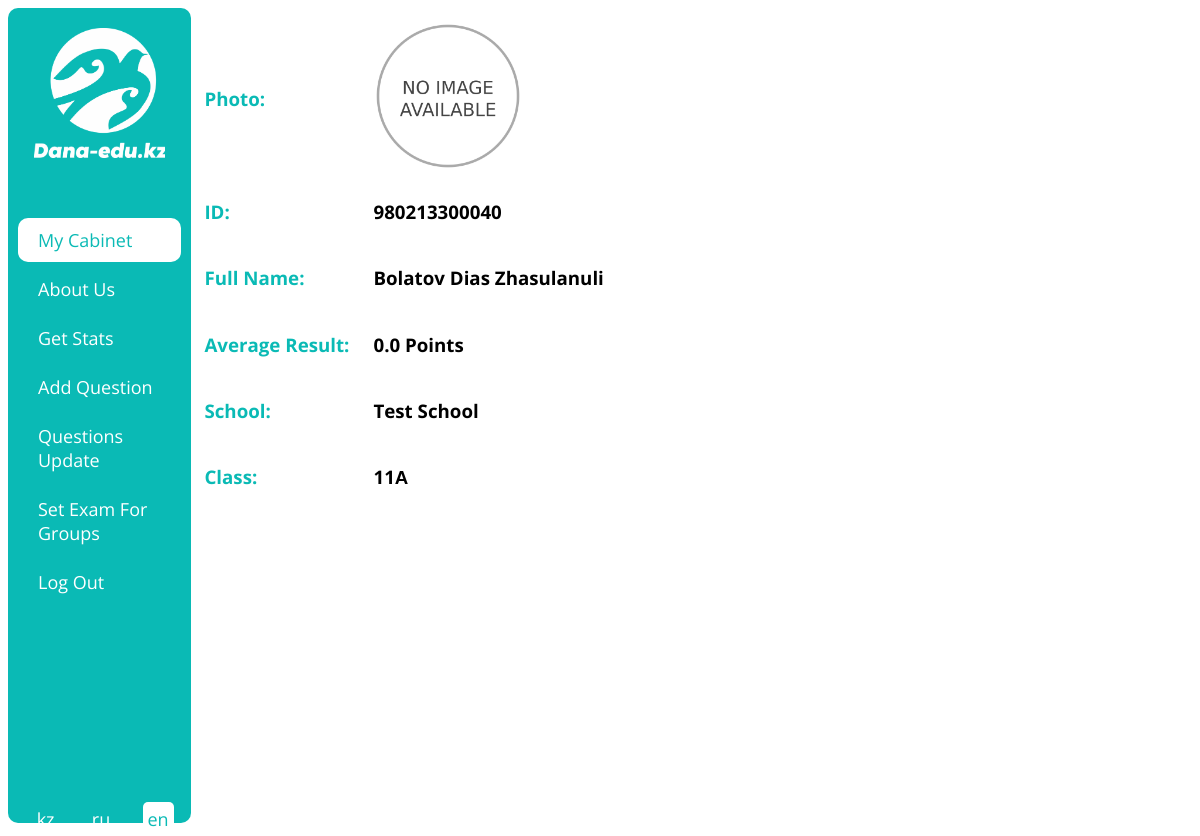
The app's page /en/cabinet (signed in) with its own data.
### examapp/models.py (models this page shows, shortened)
class CustomUser(AbstractBaseUser, PermissionsMixin):
    iin = models.CharField(max_length=12, validators=[MinLengthValidator(12)], unique=True)
    surname = models.CharField(max_length=150, null=True, blank=True)
    name = models.CharField(max_length=150, null=True, blank=True)
    patronymic = models.CharField(max_length=150, null=True, blank=True)
    photo = models.ImageField(upload_to='users/', null=True, blank=True)
    phone = PhoneNumberField(unique=True)
    group = models.ForeignKey('Group', on_delete=models.CASCADE, null=True, blank=True)
    type = models.CharField(max_length=20, choices=getUserTypeChoices())
    birth_date = models.DateField()
    is_staff = models.BooleanField(default=False)
    is_superuser = models.BooleanField(default=False)
    is_active = models.BooleanField(default=True)
    last_login = models.DateTimeField(null=True, blank=True)
    date_joined = models.DateTimeField(auto_now_add=True)
    USERNAME_FIELD = 'iin'
    REQUIRED_FIELDS = []
    objects = CustomUserManager()
    class Meta:
        verbose_name = 'User'
        verbose_name_plural = 'Users'

class Group(models.Model):
    number = models.SmallIntegerField(choices=getNumberChoices())
    literal = models.CharField(choices=getLiteralChoices(), max_length=1)
    school = models.ForeignKey('School', on_delete=models.CASCADE)
    def __str__(self):
        return str(self.number) + str(self.literal)

class School(models.Model):
    name = models.CharField(max_length=100)
    address = models.TextField()
    staff = models.ManyToManyField('CustomUser', related_name='staff')
    director = models.OneToOneField('CustomUser', on_delete=models.CASCADE, related_name='director')
    area = models.ForeignKey('Area', on_delete=models.CASCADE)
    def __str__(self):
        return self.name

### examapp/views.py (the view)
# urls.py: path('cabinet', userCabinetView, name='cabinet_url'),
@login_required(login_url='login_url')
def userCabinetView(request):
    context = {'urls': getUserUrls(request.user)}
    avg = getUserAvg(request.user)
    context['avg'] = avg
    return render(request, 'cabinet_page.html', context)

### examapp/functions.py (called while the page is built)
def getUserUrls(user) -> []:
    urls = [
        {'text': _('My Cabinet'), 'url': 'cabinet_url'},
        {'text': _('About Us'), 'url': 'about_us_url'}
    ]
    if user.type == 'PU':
        urls.append({'text': _('Init Exam'), 'url': 'exam_init_url'})
        urls.append({'text': _('Exam Results'), 'url': 'exam_results_url'})
    if user.type == 'MO':
        urls.append({'text': _('Get Stats'), 'url': 'get_stats_url'})
        urls.append({'text': _('Add Question'), 'url': 'add_questions_init_url'})
        urls.append({'text': _('Questions Update'), 'url': 'questions_update_url'})
        urls.append({'text': _('Set Exam For Groups'), 'url': 'set_exam_for_groups_url'})
    urls.append({'text': _('Log Out'), 'url': 'logout_url'})
    return urls

def getUserAvg(user):
    from .models import Result
    avg = 0
    results = Result.objects.filter(user=user)
    if results:
        for result in results:
            avg += result.points
        return round(avg / len(results), 2)
    else:
        return 0

### templates/cabinet_page.html
{% extends 'base.html' %}
{% load static %}
{% load i18n %}
{% block content %}
    <div align="left">
        <table style="border: none;">
            <tr>
                <td align="left"><h3 style="color: #0ABAB5;">{% trans 'Photo:' %} </h3></td>
                <td>
                    {% if user.photo %}
                        <img class="user_photo" src="{{ user.photo.url }}">
                    {% else %}
                        <img class="user_photo" src="{% static 'images/no_image.webp' %}">
                    {% endif %}
                </td>
            </tr>
            <tr>
                <td align="left"><h3 style="color: #0ABAB5;">{% trans 'IIN:' %} </h3></td>
                <td><h3 style="margin-left: 20px;">{{ user.iin }}</h3></td>
            </tr>
            <tr>
                <td align="left"><h3 style="color: #0ABAB5;">{% trans 'FIO:' %}</h3></td>
                <td><h3 style="margin-left: 20px;">{{ user.surname }} {{ user.name }} {{ user.patronymic }}</h3></td>
            </tr>
            <tr>
                <td align="left"><h3 style="color: #0ABAB5;">{% trans 'Average:' %}</h3></td>
                <td><h3 style="margin-left: 20px;">{{ avg }} {% trans 'Points' %}</h3></td>
            </tr>
            <tr>
                <td align="left"><h3 style="color: #0ABAB5;">{% trans 'School:' %}</h3></td>
                <td><h3 style="margin-left: 20px;">{{ user.group.school }}</h3></td>
            </tr>
            <tr>
                <td align="left"><h3 style="color: #0ABAB5;">{% trans 'Class:' %}</h3></td>
                <td><h3 style="margin-left: 20px;">{{ user.group }}</h3></td>
            </tr>
        </table>
    </div>
{% endblock content %}

### static/css/style.css (style rules this page uses)
html { user-select: none; }
body { font-family: 'Open Sans', sans-serif; }
.user_photo { height: 150px; max-height: 100%; max-width: 100%; margin-left: 20px; }

### records on screen
CustomUser: iin "980213300040", surname "Bolatov", name "Dias", patronymic "Zhasulanuli", group.school "Test School", group "11А"

### other values on screen
{{ url.text }} "My Cabinet" "About Us" "Get Stats" "Add Question" "Questions Update" "Set Exam For Groups" "Log Out"
{{ language.code }} "ru"
{{ language.code }} "en"
{{ avg }} "0.0"
